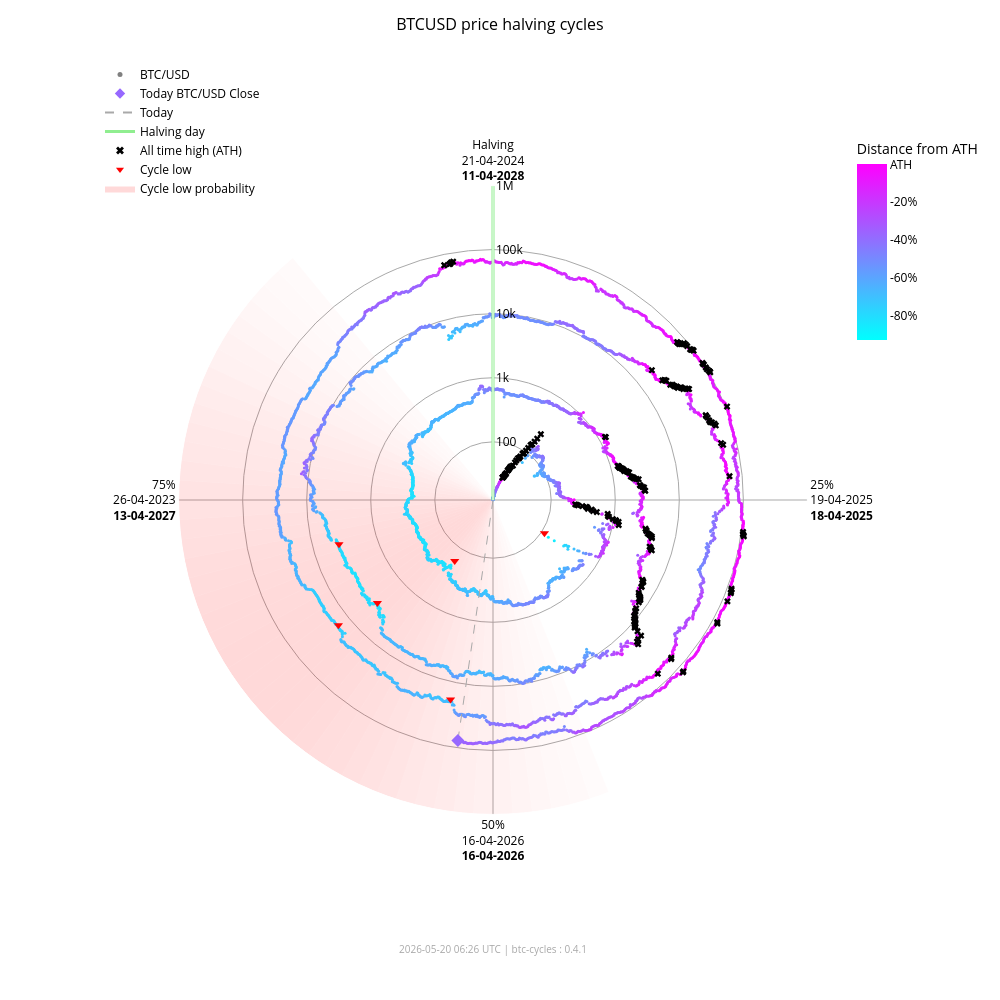

The cell this chart's notebook holds for it:
### Markdown cell above
### Interactive chart (plotly)

### Code cell
fig_interactive = btc.plot(
    kind="interactive",
    from_date="2012-11-28",
)
# plotly config for interactivity
config = {"scrollZoom": True, "displayModeBar": True}
# display in notebook
fig_interactive.show(config=config)

### Figure 1 — Plotly figure (JSON) as saved in the notebook; plotly's stock layout.template omitted (floating-point values rounded to 4 significant figures; data arrays with more than 128 entries replaced by an {"elided": "..."} marker saying what was removed)
{"data": [{"fill": "toself", "fillcolor": "rgba(255,0,0,0.017168280509461755)", "hoverinfo": "skip", "line": {"width": 0}, "mode": "lines", "r": [12.35, 1000000, 1000000, 12.35, 12.35], "showlegend": false, "theta": [158.4, 158.4, 162.0, 162.0, 158.4], "type": "scatterpolar"}, {"fill": "toself", "fillcolor": "rgba(255,0,0,0.022114794501891175)", "hoverinfo": "skip", "line": {"width": 0}, "mode": "lines", "r": [12.35, 1000000, 1000000, 12.35, 12.35], "showlegend": false, "theta": [162.0, 162.0, 165.6, 165.6, 162.0], "type": "scatterpolar"}, {"fill": "toself", "fillcolor": "rgba(255,0,0,0.02790404259511669)", "hoverinfo": "skip", "line": {"width": 0}, "mode": "lines", "r": [12.35, 1000000, 1000000, 12.35, 12.35], "showlegend": false, "theta": [165.6, 165.6, 169.2, 169.2, 165.6], "type": "scatterpolar"}, {"fill": "toself", "fillcolor": "rgba(255,0,0,0.034518294852420334)", "hoverinfo": "skip", "line": {"width": 0}, "mode": "lines", "r": [12.35, 1000000, 1000000, 12.35, 12.35], "showlegend": false, "theta": [169.2, 169.2, 172.8, 172.8, 169.2], "type": "scatterpolar"}, {"fill": "toself", "fillcolor": "rgba(255,0,0,0.041901979682821514)", "hoverinfo": "skip", "line": {"width": 0}, "mode": "lines", "r": [12.35, 1000000, 1000000, 12.35, 12.35], "showlegend": false, "theta": [172.8, 172.8, 176.4, 176.4, 172.8], "type": "scatterpolar"}, {"fill": "toself", "fillcolor": "rgba(255,0,0,0.04996405861294358)", "hoverinfo": "skip", "line": {"width": 0}, "mode": "lines", "r": [12.35, 1000000, 1000000, 12.35, 12.35], "showlegend": false, "theta": [176.4, 176.4, 180.0, 180.0, 176.4], "type": "scatterpolar"}, {"fill": "toself", "fillcolor": "rgba(255,0,0,0.05858349692240514)", "hoverinfo": "skip", "line": {"width": 0}, "mode": "lines", "r": [12.35, 1000000, 1000000, 12.35, 12.35], "showlegend": false, "theta": [180.0, 180.0, 183.6, 183.6, 180.0], "type": "scatterpolar"}, {"fill": "toself", "fillcolor": "rgba(255,0,0,0.06761662035375064)", "hoverinfo": "skip", "line": {"width": 0}, "mode": "lines", "r": [12.35, 1000000, 1000000, 12.35, 12.35], "showlegend": false, "theta": [183.6, 183.6, 187.2, 187.2, 183.6], "type": "scatterpolar"}, {"fill": "toself", "fillcolor": "rgba(255,0,0,0.07690481219944661)", "hoverinfo": "skip", "line": {"width": 0}, "mode": "lines", "r": [12.35, 1000000, 1000000, 12.35, 12.35], "showlegend": false, "theta": [187.2, 187.2, 190.8, 190.8, 187.2], "type": "scatterpolar"}, {"fill": "toself", "fillcolor": "rgba(255,0,0,0.08628112000611096)", "hoverinfo": "skip", "line": {"width": 0}, "mode": "lines", "r": [12.35, 1000000, 1000000, 12.35, 12.35], "showlegend": false, "theta": [190.8, 190.8, 194.4, 194.4, 190.8], "type": "scatterpolar"}, {"fill": "toself", "fillcolor": "rgba(255,0,0,0.09557490841018089)", "hoverinfo": "skip", "line": {"width": 0}, "mode": "lines", "r": [12.35, 1000000, 1000000, 12.35, 12.35], "showlegend": false, "theta": [194.4, 194.4, 198.0, 198.0, 194.4], "type": "scatterpolar"}, {"fill": "toself", "fillcolor": "rgba(255,0,0,0.10461455782963762)", "hoverinfo": "skip", "line": {"width": 0}, "mode": "lines", "r": [12.35, 1000000, 1000000, 12.35, 12.35], "showlegend": false, "theta": [198.0, 198.0, 201.6, 201.6, 198.0], "type": "scatterpolar"}, {"fill": "toself", "fillcolor": "rgba(255,0,0,0.11322908719652829)", "hoverinfo": "skip", "line": {"width": 0}, "mode": "lines", "r": [12.35, 1000000, 1000000, 12.35, 12.35], "showlegend": false, "theta": [201.6, 201.6, 205.2, 205.2, 201.6], "type": "scatterpolar"}, {"fill": "toself", "fillcolor": "rgba(255,0,0,0.12125015337052986)", "hoverinfo": "skip", "line": {"width": 0}, "mode": "lines", "r": [12.35, 1000000, 1000000, 12.35, 12.35], "showlegend": false, "theta": [205.2, 205.2, 208.8, 208.8, 205.2], "type": "scatterpolar"}, {"fill": "toself", "fillcolor": "rgba(255,0,0,0.12851590515331976)", "hoverinfo": "skip", "line": {"width": 0}, "mode": "lines", "r": [12.35, 1000000, 1000000, 12.35, 12.35], "showlegend": false, "theta": [208.8, 208.8, 212.4, 212.4, 208.8], "type": "scatterpolar"}, {"fill": "toself", "fillcolor": "rgba(255,0,0,0.13487757461161184)", "hoverinfo": "skip", "line": {"width": 0}, "mode": "lines", "r": [12.35, 1000000, 1000000, 12.35, 12.35], "showlegend": false, "theta": [212.4, 212.4, 216.0, 216.0, 212.4], "type": "scatterpolar"}, {"fill": "toself", "fillcolor": "rgba(255,0,0,0.14020862181849592)", "hoverinfo": "skip", "line": {"width": 0}, "mode": "lines", "r": [12.35, 1000000, 1000000, 12.35, 12.35], "showlegend": false, "theta": [216.0, 216.0, 219.6, 219.6, 216.0], "type": "scatterpolar"}, {"fill": "toself", "fillcolor": "rgba(255,0,0,0.14441504950654527)", "hoverinfo": "skip", "line": {"width": 0}, "mode": "lines", "r": [12.35, 1000000, 1000000, 12.35, 12.35], "showlegend": false, "theta": [219.6, 219.6, 223.2, 223.2, 219.6], "type": "scatterpolar"}, {"fill": "toself", "fillcolor": "rgba(255,0,0,0.14744459351271713)", "hoverinfo": "skip", "line": {"width": 0}, "mode": "lines", "r": [12.35, 1000000, 1000000, 12.35, 12.35], "showlegend": false, "theta": [223.2, 223.2, 226.8, 226.8, 223.2], "type": "scatterpolar"}, {"fill": "toself", "fillcolor": "rgba(255,0,0,0.14929223192296423)", "hoverinfo": "skip", "line": {"width": 0}, "mode": "lines", "r": [12.35, 1000000, 1000000, 12.35, 12.35], "showlegend": false, "theta": [226.8, 226.8, 230.4, 230.4, 226.8], "type": "scatterpolar"}, {"fill": "toself", "fillcolor": "rgba(255,0,0,0.15)", "hoverinfo": "skip", "line": {"width": 0}, "mode": "lines", "r": [12.35, 1000000, 1000000, 12.35, 12.35], "showlegend": false, "theta": [230.4, 230.4, 234.0, 234.0, 230.4], "type": "scatterpolar"}, {"fill": "toself", "fillcolor": "rgba(255,0,0,0.14965033825231114)", "hoverinfo": "skip", "line": {"width": 0}, "mode": "lines", "r": [12.35, 1000000, 1000000, 12.35, 12.35], "showlegend": false, "theta": [234.0, 234.0, 237.6, 237.6, 234.0], "type": "scatterpolar"}, {"fill": "toself", "fillcolor": "rgba(255,0,0,0.14835378057909807)", "hoverinfo": "skip", "line": {"width": 0}, "mode": "lines", "r": [12.35, 1000000, 1000000, 12.35, 12.35], "showlegend": false, "theta": [237.6, 237.6, 241.2, 241.2, 237.6], "type": "scatterpolar"}, {"fill": "toself", "fillcolor": "rgba(255,0,0,0.14623322283554635)", "hoverinfo": "skip", "line": {"width": 0}, "mode": "lines", "r": [12.35, 1000000, 1000000, 12.35, 12.35], "showlegend": false, "theta": [241.2, 241.2, 244.8, 244.8, 241.2], "type": "scatterpolar"}, {"fill": "toself", "fillcolor": "rgba(255,0,0,0.1434078538226231)", "hoverinfo": "skip", "line": {"width": 0}, "mode": "lines", "r": [12.35, 1000000, 1000000, 12.35, 12.35], "showlegend": false, "theta": [244.8, 244.8, 248.4, 248.4, 244.8], "type": "scatterpolar"}, {"fill": "toself", "fillcolor": "rgba(255,0,0,0.13997983179373427)", "hoverinfo": "skip", "line": {"width": 0}, "mode": "lines", "r": [12.35, 1000000, 1000000, 12.35, 12.35], "showlegend": false, "theta": [248.4, 248.4, 252.0, 252.0, 248.4], "type": "scatterpolar"}, {"fill": "toself", "fillcolor": "rgba(255,0,0,0.13602598258454268)", "hoverinfo": "skip", "line": {"width": 0}, "mode": "lines", "r": [12.35, 1000000, 1000000, 12.35, 12.35], "showlegend": false, "theta": [252.0, 252.0, 255.6, 255.6, 252.0], "type": "scatterpolar"}, {"fill": "toself", "fillcolor": "rgba(255,0,0,0.13159547355344953)", "hoverinfo": "skip", "line": {"width": 0}, "mode": "lines", "r": [12.35, 1000000, 1000000, 12.35, 12.35], "showlegend": false, "theta": [255.6, 255.6, 259.2, 259.2, 255.6], "type": "scatterpolar"}, {"fill": "toself", "fillcolor": "rgba(255,0,0,0.12671301775492697)", "hoverinfo": "skip", "line": {"width": 0}, "mode": "lines", "r": [12.35, 1000000, 1000000, 12.35, 12.35], "showlegend": false, "theta": [259.2, 259.2, 262.8, 262.8, 259.2], "type": "scatterpolar"}, {"fill": "toself", "fillcolor": "rgba(255,0,0,0.12138610149219965)", "hoverinfo": "skip", "line": {"width": 0}, "mode": "lines", "r": [12.35, 1000000, 1000000, 12.35, 12.35], "showlegend": false, "theta": [262.8, 262.8, 266.4, 266.4, 262.8], "type": "scatterpolar"}, {"fill": "toself", "fillcolor": "rgba(255,0,0,0.1156142551644921)", "hoverinfo": "skip", "line": {"width": 0}, "mode": "lines", "r": [12.35, 1000000, 1000000, 12.35, 12.35], "showlegend": false, "theta": [266.4, 266.4, 270.0, 270.0, 266.4], "type": "scatterpolar"}, {"fill": "toself", "fillcolor": "rgba(255,0,0,0.10939851441251548)", "hoverinfo": "skip", "line": {"width": 0}, "mode": "lines", "r": [12.35, 1000000, 1000000, 12.35, 12.35], "showlegend": false, "theta": [270.0, 270.0, 273.6, 273.6, 270.0], "type": "scatterpolar"}, {"fill": "toself", "fillcolor": "rgba(255,0,0,0.10274974912946185)", "hoverinfo": "skip", "line": {"width": 0}, "mode": "lines", "r": [12.35, 1000000, 1000000, 12.35, 12.35], "showlegend": false, "theta": [273.6, 273.6, 277.2, 277.2, 273.6], "type": "scatterpolar"}, {"fill": "toself", "fillcolor": "rgba(255,0,0,0.09569517349791425)", "hoverinfo": "skip", "line": {"width": 0}, "mode": "lines", "r": [12.35, 1000000, 1000000, 12.35, 12.35], "showlegend": false, "theta": [277.2, 277.2, 280.8, 280.8, 277.2], "type": "scatterpolar"}, {"fill": "toself", "fillcolor": "rgba(255,0,0,0.08828282625646727)", "hoverinfo": "skip", "line": {"width": 0}, "mode": "lines", "r": [12.35, 1000000, 1000000, 12.35, 12.35], "showlegend": false, "theta": [280.8, 280.8, 284.4, 284.4, 280.8], "type": "scatterpolar"}, {"fill": "toself", "fillcolor": "rgba(255,0,0,0.08058400018765345)", "hoverinfo": "skip", "line": {"width": 0}, "mode": "lines", "r": [12.35, 1000000, 1000000, 12.35, 12.35], "showlegend": false, "theta": [284.4, 284.4, 288.0, 288.0, 284.4], "type": "scatterpolar"}, {"fill": "toself", "fillcolor": "rgba(255,0,0,0.07269354608292704)", "hoverinfo": "skip", "line": {"width": 0}, "mode": "lines", "r": [12.35, 1000000, 1000000, 12.35, 12.35], "showlegend": false, "theta": [288.0, 288.0, 291.6, 291.6, 288.0], "type": "scatterpolar"}, {"fill": "toself", "fillcolor": "rgba(255,0,0,0.06472784449068783)", "hoverinfo": "skip", "line": {"width": 0}, "mode": "lines", "r": [12.35, 1000000, 1000000, 12.35, 12.35], "showlegend": false, "theta": [291.6, 291.6, 295.2, 295.2, 291.6], "type": "scatterpolar"}, {"fill": "toself", "fillcolor": "rgba(255,0,0,0.05682021976743955)", "hoverinfo": "skip", "line": {"width": 0}, "mode": "lines", "r": [12.35, 1000000, 1000000, 12.35, 12.35], "showlegend": false, "theta": [295.2, 295.2, 298.8, 298.8, 295.2], "type": "scatterpolar"}, {"fill": "toself", "fillcolor": "rgba(255,0,0,0.04911378436707333)", "hoverinfo": "skip", "line": {"width": 0}, "mode": "lines", "r": [12.35, 1000000, 1000000, 12.35, 12.35], "showlegend": false, "theta": [298.8, 298.8, 302.4, 302.4, 298.8], "type": "scatterpolar"}, {"fill": "toself", "fillcolor": "rgba(255,0,0,0.04175213714896469)", "hoverinfo": "skip", "line": {"width": 0}, "mode": "lines", "r": [12.35, 1000000, 1000000, 12.35, 12.35], "showlegend": false, "theta": [302.4, 302.4, 306.0, 306.0, 302.4], "type": "scatterpolar"}, {"fill": "toself", "fillcolor": "rgba(255,0,0,0.034868865657538876)", "hoverinfo": "skip", "line": {"width": 0}, "mode": "lines", "r": [12.35, 1000000, 1000000, 12.35, 12.35], "showlegend": false, "theta": [306.0, 306.0, 309.6, 309.6, 306.0], "type": "scatterpolar"}, {"fill": "toself", "fillcolor": "rgba(255,0,0,0.02857722515334582)", "hoverinfo": "skip", "line": {"width": 0}, "mode": "lines", "r": [12.35, 1000000, 1000000, 12.35, 12.35], "showlegend": false, "theta": [309.6, 309.6, 313.2, 313.2, 309.6], "type": "scatterpolar"}, {"fill": "toself", "fillcolor": "rgba(255,0,0,0.022961515313555197)", "hoverinfo": "skip", "line": {"width": 0}, "mode": "lines", "r": [12.35, 1000000, 1000000, 12.35, 12.35], "showlegend": false, "theta": [313.2, 313.2, 316.8, 316.8, 313.2], "type": "scatterpolar"}, {"fill": "toself", "fillcolor": "rgba(255,0,0,0.01807146942917362)", "hoverinfo": "skip", "line": {"width": 0}, "mode": "lines", "r": [12.35, 1000000, 1000000, 12.35, 12.35], "showlegend": false, "theta": [316.8, 316.8, 320.4, 320.4, 316.8], "type": "scatterpolar"}, {"hoverinfo": "text", "marker": {"color": {"elided": "4922 str values"}, "size": 3}, "mode": "markers", "r": {"elided": "4922 float values"}, "showlegend": false, "text": {"elided": "4922 str values"}, "theta": {"elided": "4922 float values"}, "type": "scatterpolar"}, {"hoverinfo": "skip", "line": {"color": "lightgreen", "width": 3}, "mode": "lines", "r": [12.35, 1000000], "showlegend": false, "theta": [0, 0], "type": "scatterpolar"}, {"hoverinfo": "skip", "line": {"color": "darkgrey", "dash": "dash", "width": 1}, "mode": "lines", "r": [12.35, 77220.0], "showlegend": false, "theta": [188.3, 188.3], "type": "scatterpolar"}, {"hoverinfo": "text", "marker": {"color": "#9768ff", "size": 10, "symbol": "diamond"}, "mode": "markers", "r": [77220.0], "showlegend": false, "text": ["Today<br>Date: 2026-05-20<br>Price: $77,222.98"], "theta": [188.3], "type": "scatterpolar"}, {"hoverinfo": "text", "marker": {"color": "black", "size": 6, "symbol": "x"}, "mode": "markers", "r": {"elided": "195 float values"}, "showlegend": false, "text": {"elided": "195 str values"}, "theta": {"elided": "195 float values"}, "type": "scatterpolar"}, {"hoverinfo": "text", "marker": {"color": "red", "size": 8, "symbol": "triangle-down"}, "mode": "markers", "r": [111.6, 164.9, 3233.0, 3925.0, 18950.0, 15760.0], "showlegend": false, "text": ["Cycle Low<br>Date: 2014-02-21<br>Price: $111.56<br>ATH distance: -91.0%", "Cycle Low<br>Date: 2015-01-14<br>Price: $164.92<br>ATH distance: -86.7%", "Cycle Low<br>Date: 2018-12-15<br>Price: $3,232.51<br>ATH distance: -83.3%", "Cycle Low<br>Date: 2019-03-25<br>Price: $3,924.55<br>ATH distance: -79.7%", "Cycle Low<br>Date: 2022-06-18<br>Price: $18,954.25<br>ATH distance: -71.9%", "Cycle Low<br>Date: 2022-11-21<br>Price: $15,760.19<br>ATH distance: -76.7%"], "theta": [122.8, 212.1, 228.3, 254.0, 192.0, 231.0], "type": "scatterpolar"}, {"marker": {"color": "grey", "size": 5}, "mode": "markers", "name": "BTC/USD", "r": [null], "theta": [null], "type": "scatterpolar"}, {"marker": {"color": "#9768ff", "size": 8, "symbol": "diamond"}, "mode": "markers", "name": "Today BTC/USD Close", "r": [null], "theta": [null], "type": "scatterpolar"}, {"line": {"color": "darkgrey", "dash": "dash"}, "mode": "lines", "name": "Today", "r": [null], "theta": [null], "type": "scatterpolar"}, {"line": {"color": "lightgreen", "width": 3}, "mode": "lines", "name": "Halving day", "r": [null], "theta": [null], "type": "scatterpolar"}, {"marker": {"color": "black", "size": 7, "symbol": "x"}, "mode": "markers", "name": "All time high (ATH)", "r": [null], "theta": [null], "type": "scatterpolar"}, {"marker": {"color": "red", "size": 7, "symbol": "triangle-down"}, "mode": "markers", "name": "Cycle low", "r": [null], "theta": [null], "type": "scatterpolar"}, {"fill": "toself", "fillcolor": "rgba(255,0,0,0.15)", "line": {"width": 0}, "mode": "lines", "name": "Cycle low probability", "r": [null], "theta": [null], "type": "scatterpolar"}, {"hoverinfo": "skip", "marker": {"cmax": 0, "cmin": -0.9307, "color": [0], "colorbar": {"len": 0.25, "ticktext": ["ATH", "-20%", "-40%", "-60%", "-80%", "-100%"], "tickvals": [0, -0.2, -0.4, -0.6, -0.8, -1.0], "title": {"text": "Distance from ATH"}, "x": 0.95, "y": 0.92, "yanchor": "top"}, "colorscale": {"elided": "256x2 mixed values"}, "showscale": true, "size": 0}, "mode": "markers", "r": [null], "showlegend": false, "theta": [null], "type": "scatterpolar"}], "layout": {"annotations": [{"font": {"color": "darkgrey", "size": 10}, "showarrow": false, "text": "2026-05-20 06:26 UTC | btc-cycles : 0.4.1", "x": 0.5, "xref": "paper", "y": -0.02, "yref": "paper"}], "font": {"color": "black"}, "height": 1000, "legend": {"bgcolor": "rgba(0,0,0,0)", "font": {"color": "black"}, "x": 0.0, "y": 1.0}, "margin": {"b": 60, "l": 100, "r": 80, "t": 60}, "paper_bgcolor": "white", "plot_bgcolor": "white", "polar": {"angularaxis": {"color": "black", "direction": "clockwise", "gridcolor": "darkgrey", "rotation": 90, "ticktext": ["Halving<br>21-04-2024<br><b>11-04-2028</b>", "25%<br>19-04-2025<br><b>18-04-2025</b>", "50%<br>16-04-2026<br><b>16-04-2026</b>", "75%<br>26-04-2023<br><b>13-04-2027</b>"], "tickvals": [0, 90, 180, 270]}, "bgcolor": "white", "domain": {"x": [0.1, 0.9], "y": [0.05, 0.95]}, "radialaxis": {"angle": 90, "color": "black", "gridcolor": "darkgrey", "range": [1.092, 6.0], "tickangle": 90, "ticktext": ["100", "1k", "10k", "100k", "1M"], "tickvals": [100, 1000, 10000, 100000, 1000000], "type": "log"}}, "title": {"font": {"color": "black", "size": 16}, "text": "BTCUSD price halving cycles", "x": 0.5}, "width": 1000}}
